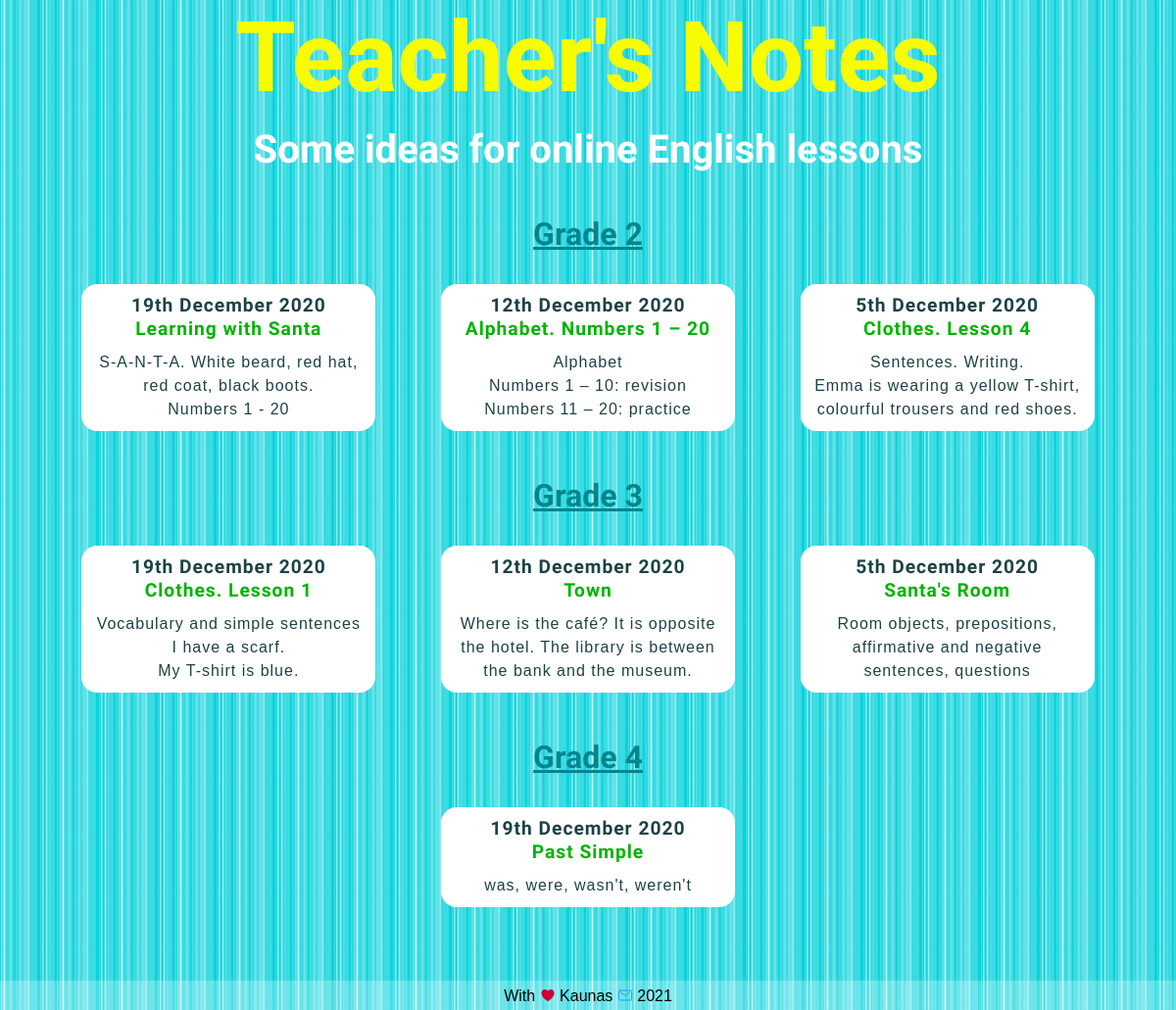
The app's page /, older data.
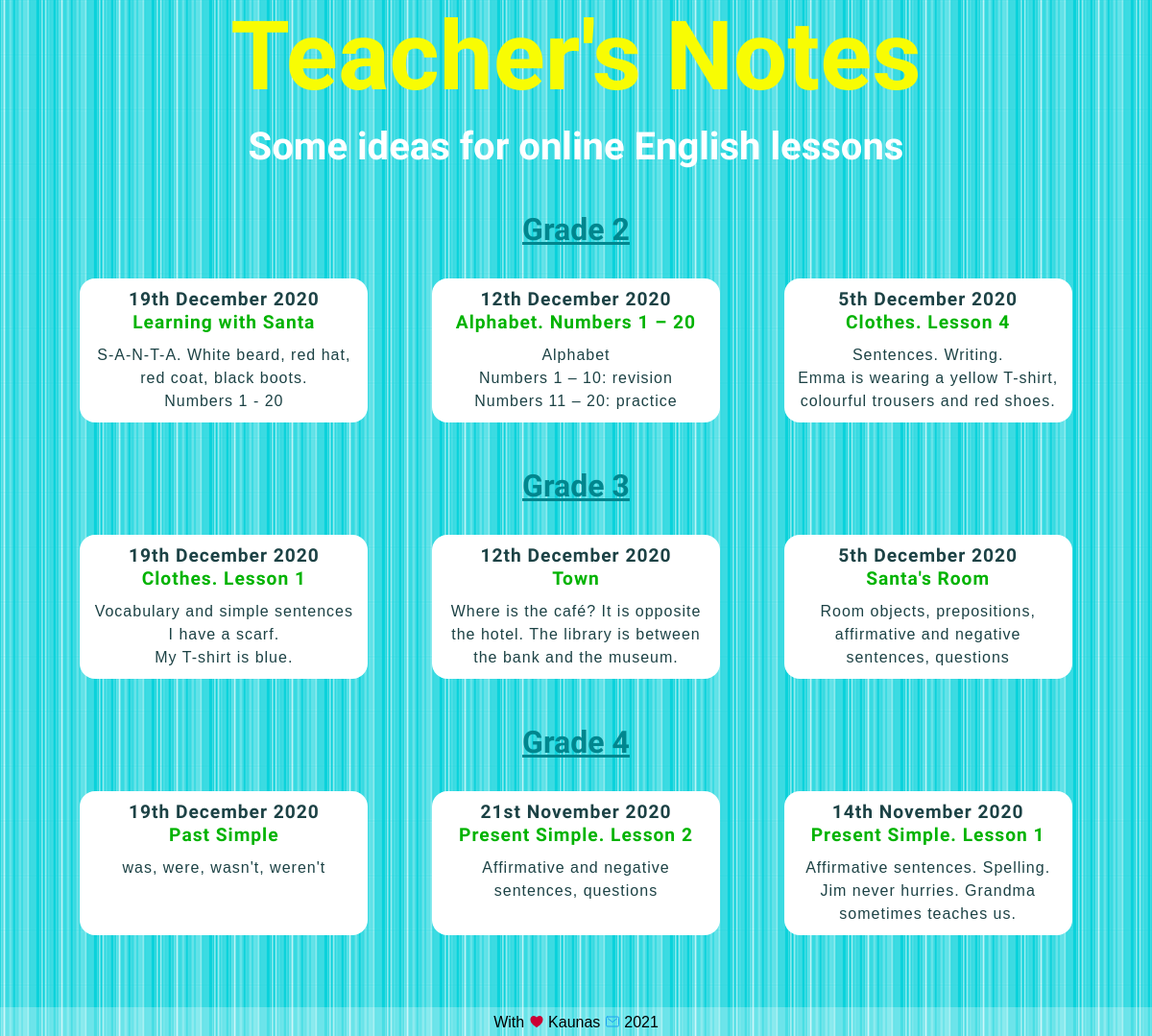
The same page, newer data.
### blog/models.py (models this page shows, shortened)
class Grade2blogpost(models.Model):
    grade = models.CharField(max_length=10, default='Grade 2')
    date = models.DateField()
    title = models.TextField(max_length=200)
    intro = models.TextField(max_length=400, default='intro')
    description = models.TextField()
    image = models.ImageField(upload_to='blog/images/', default='blog/images/soon.png')
    file = models.FileField(upload_to='blog/downloads/', blank='True')
    credits = models.TextField(blank='True')

class Grade3blogpost(models.Model):
    grade = models.CharField(max_length=10, default='Grade 3')
    date = models.DateField()
    title = models.TextField(max_length=200)
    intro = models.TextField(max_length=400, default='intro')
    description = models.TextField()
    image = models.ImageField(upload_to='blog/images/', default='blog/images/soon.png')
    file = models.FileField(upload_to='blog/downloads/', blank='True')
    credits = models.TextField(blank='True')

class Grade4blogpost(models.Model):
    grade = models.CharField(max_length=10, default='Grade 4')
    date = models.DateField()
    title = models.TextField(max_length=200)
    intro = models.TextField(max_length=400, default='intro')
    description = models.TextField()
    image = models.ImageField(upload_to='blog/images/', default='blog/images/soon.png')
    file = models.FileField(upload_to='blog/downloads/', blank='True')
    credits = models.TextField(blank='True')

### blog/views.py (the view)
# urls.py: path('', views.all_posts, name='all_posts'),
def all_posts(request):
    grade2blogposts = Grade2blogpost.objects.order_by('-date')[:3]
    grade3blogposts = Grade3blogpost.objects.order_by('-date')[:3]
    grade4blogposts = Grade4blogpost.objects.order_by('-date')[:3]
    return render(request, 'blog/all_posts.html', {'grade2blogposts': grade2blogposts,
                                                   'grade3blogposts': grade3blogposts,
                                                   'grade4blogposts': grade4blogposts})

### blog/templates/blog/all_posts.html (shortened to what this page needs)
<!DOCTYPE html>
{% load static %}
<html lang="en">
<head>
    <link href="{% static 'blog/all_posts.css' %}" type="text/css" rel="stylesheet"/>
    <link href="{% static 'blog/queries.css' %}" type="text/css" rel="stylesheet"/>
</head>
<header>
    <h1>Teacher's Notes</h1>
    <h2>Some ideas for online English lessons</h2>
</header>
<section>
    <a href="{% url 'blog:url_all_grade2' %}"><h3>Grade 2</h3></a>
    <div class="flex-container">
        {% for blogpost in grade2blogposts %}
            <a class="button" href="{% url 'blog:url_one_grade2' blogpost.id %}">
                <h4>{{ blogpost.date|date:'jS F Y' }}</h4>
                <h5>{{ blogpost.title }}</h5>
                <p>{{ blogpost.intro|safe|truncatewords:20 }}</p></a>
        {% endfor %}
    </div>
</section>
<section>
    <a href="{% url 'blog:url_all_grade3' %}"><h3>Grade 3</h3></a>
    <div class="flex-container">
        {% for blogpost in grade3blogposts %}
            <a class="button" href="{% url 'blog:url_one_grade3' blogpost.id %}">
                <h4>{{ blogpost.date|date:'jS F Y' }}</h4>
                <h5>{{ blogpost.title }}</h5>
                <p>{{ blogpost.intro|safe|truncatewords:20 }}</p></a>
        {% endfor %}
    </div>
</section>
<section>
    <a href="{% url 'blog:url_all_grade4' %}"><h3>Grade 4</h3></a>
    <div class="flex-container">
        {% for blogpost in grade4blogposts %}
            <a class="button" href="{% url 'blog:url_one_grade4' blogpost.id %}">
                <h4>{{ blogpost.date|date:'jS F Y' }}</h4>
                <h5>{{ blogpost.title }}</h5>
                <p>{{ blogpost.intro|safe|truncatewords:20 }}</p></a>
        {% endfor %}
    </div>
</section>
<footer>
    <p class="signature">With <a>
        <ion-icon class="heart" name="heart"></ion-icon>
    </a> Kaunas
        <a style="text-decoration: none" href="mailto:welcome@listensingtalk.com">
            <ion-icon class="mail" name="mail-outline"></ion-icon>
        </a> 2021
    </p>
</footer>
</body>
</html>

Row changes from the older to the newer data that the page shows:
added Grade4blogpost: date "21st November 2020", title "Present Simple. Lesson 2", intro "Affirmative and negative sentences, questions"
added Grade4blogpost: date "14th November 2020", title "Present Simple. Lesson 1", intro "Affirmative sentences. Spelling. Jim never hurries. Grandma sometimes teaches us."
